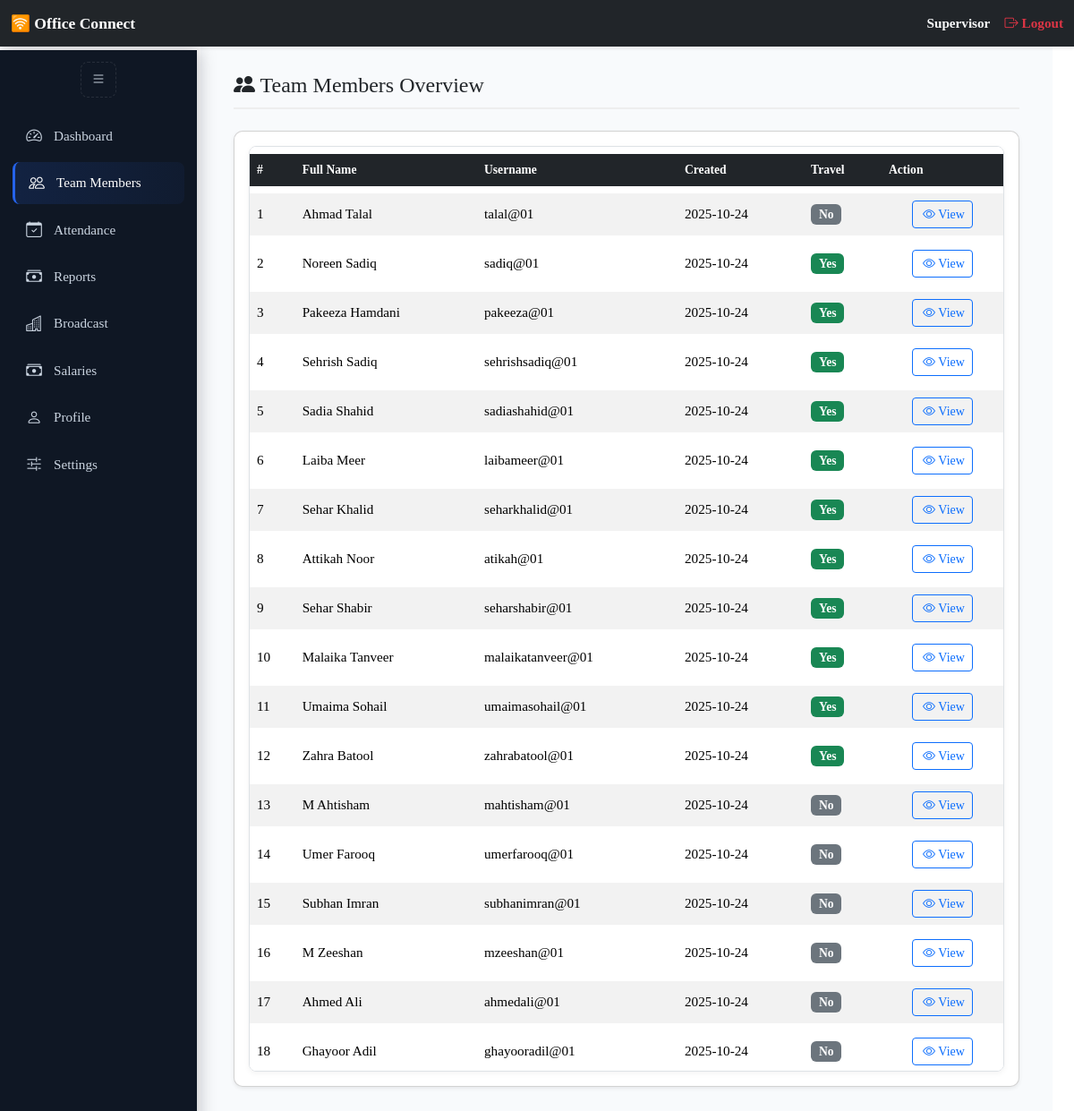
/supervisor/team-members (signed in), run on the app's committed database.
### app/models.py (models this page shows, shortened)
class User(db.Model, UserMixin):
    __tablename__ = 'users'
    id = db.Column(db.Integer, primary_key=True)
    first_name = db.Column(db.String(50), nullable=True)
    last_name = db.Column(db.String(50), nullable=True)
    username = db.Column(db.String(64), unique=True, nullable=False)
    email = db.Column(db.String(120), unique=True)
    password_hash = db.Column(db.String(128), nullable=False)
    shift = db.Column(db.String(20), nullable=True)
    role = db.Column(db.String(20), nullable=False, default='agent')
    cnic = db.Column(db.String(20), nullable=True)
    company_id = db.Column(db.Integer, db.ForeignKey('companies.id'))
    company = db.relationship('Company', back_populates='users')
    salary = db.Column(db.Float, nullable=True, default=0.0)
    is_active_db = db.Column(db.Boolean, default=True)
    created_at = db.Column(db.DateTime, default=datetime.utcnow)
    travel_allowance_eligible = db.Column(db.Boolean, default=False)
    travel_allowance_amount = db.Column(db.Integer, nullable=True)
    father_name = db.Column(db.String(100), nullable=True)
    current_address = db.Column(db.String(255), nullable=True)
    permanent_address = db.Column(db.String(255), nullable=True)
    contact_number = db.Column(db.String(20), nullable=True)
    emergency_contact = db.Column(db.String(20), nullable=True)
    whatsapp_number = db.Column(db.String(20), nullable=True)
    blood_group = db.Column(db.String(10), nullable=True)
    resume_path = db.Column(db.String(255), nullable=True)  # Path to uploaded CV
    profile_picture = db.Column(db.String(255), nullable=True)
    cnic_front = db.Column(db.String(255), nullable=True)
    cnic_back = db.Column(db.String(255), nullable=True)
    guardian_cnic_front = db.Column(db.String(255), nullable=True)
    guardian_cnic_back = db.Column(db.String(255), nullable=True)
    profile_locked = db.Column(db.Boolean, default=False)
    penalties = db.relationship('Penalty', backref='user', foreign_keys='Penalty.user_id', lazy=True)
    marked_penalties = db.relationship('Penalty', backref='marker', foreign_keys='Penalty.marked_by', lazy=True)
    clearances = db.relationship('Clearance', backref='user', foreign_keys='Clearance.user_id', lazy=True)
    marked_clearances = db.relationship('Clearance', backref='marker', foreign_keys='Clearance.marked_by', lazy=True)
    @property
    def is_active(self):
        if self.username.lower() == "admin":
            return True
        return self.is_active_db
    def user_full_name(self):
        return f"{self.first_name or ''} {self.last_name or ''}".strip()

### app/routes/supervisor_routes.py (the view)
@supervisor_bp.route('/team-members')
@login_required
def team_members():
    if current_user.role != 'supervisor':
        abort(403)
    users = User.query.filter_by(
        company_id=current_user.company_id,
        shift=current_user.shift
    ).all()
    attendance_summary = {}
    for user in users:
        records = Attendance.query.filter_by(user_id=user.id).all()
        presents = sum(1 for r in records if r.status == 'Present')
        lates = sum(1 for r in records if r.status == 'Late')
        offs = sum(1 for r in records if r.status == 'Off')
        absents = sum(1 for r in records if r.status == 'Absent')
        penalties = sum((r.penalty or 0) for r in records)
        bonuses = sum((r.bonus or 0) for r in records)
        per_day_salary = (user.salary or 0) / 30  # Assume 30 days in a month
        calculated_salary = (presents + offs) * per_day_salary + bonuses - penalties
        attendance_summary[user.id] = {
            'presents': presents,
            'lates': lates,
            'offs': offs,
            'absents': absents,
            'penalties': penalties,
            'bonuses': bonuses,
            'calculated_salary': calculated_salary
        }
    return render_template(
        'supervisor/team_members.html',
        users=users,
        attendance_summary=attendance_summary
    )

### app/routes/auth_routes.py (called while the page is built)
@login_manager.user_loader
def load_user(user_id):
    return User.query.get(int(user_id))

### app/templates/supervisor/team_members.html (shortened to what this page needs)
{% extends "dashboard_base.html" %}
{% block dashboard_content %}
<link href="https://cdn.jsdelivr.net/npm/bootstrap@5.3.3/dist/css/bootstrap.min.css" rel="stylesheet">
<div class="container-fluid py-4">
  <div class="d-flex flex-column flex-md-row justify-content-between align-items-md-center mb-4 page-header">
      <h4 class="mb-2 mb-md-0"><i class="bi bi-people-fill"></i> Team Members Overview</h4>
  </div>
  <div class="card shadow-sm">
      <div class="card-body p-3">
          <div class="table-responsive">
              <table class="table table-striped table-bordered align-middle text-nowrap mb-0">
                  <thead class="table-dark text-center">
                      <tr>
                          <th>#</th>
                          <th>Full Name</th>
                          <th>Username</th>
                          <th>Created</th>
                          <th>Travel </th>
                          <th>Action</th>
                      </tr>
                  </thead>
                  <tbody>
                      {% for user in users %}
                      {% set summary = attendance_summary.get(user.id, {}) %}
                      <tr>
                          <td data-label="#"> {{ loop.index }} </td>
                          <td data-label="Full Name">{{ user.user_full_name() }}</td>
                          <td data-label="Username">{{ user.username }}</td>
                          <td data-label="Created">{{ user.created_at.strftime('%Y-%m-%d') }}</td>
                          <td data-label="Travel Allowance">
                              {% if user.travel_allowance_eligible %}
                                  <span class="badge bg-success">Yes</span>
                              {% else %}
                                  <span class="badge bg-secondary">No</span>
                              {% endif %}
                          </td>
                          <td data-label="Action" class="text-center">
                              <a href="{{ url_for('supervisor.user_details', user_id=user.id) }}" class="btn btn-sm btn-outline-primary">
                                  <i class="bi bi-eye"></i> View
                              </a>
                          </td>
                      </tr>
                      {% else %}
                      <tr>
                          <td colspan="12" class="text-center text-muted py-3">No users found for this shift.</td>
                      </tr>
                      {% endfor %}
                  </tbody>
          </table>
          </div>
      </div>
  </div>
</div>
{% endblock %}

### app/templates/dashboard_base.html (shortened to what this page needs)
{% extends "base.html" %}
{% block content %}
<div class="dashboard-layout">
  <nav id="sharedSidebar" class="dashboard-sidebar">
    <div class="sidebar-toggle">
      <button id="sidebarToggle" title="Toggle sidebar"> <i class="bi bi-list"></i></button>
    </div>
    <ul class="sidebar-list">
      <li>
        <a href="{{ url_for(current_user.role + '.dashboard') }}"
           class="sidebar-item {% if request.endpoint == current_user.role + '.dashboard' %}active{% endif %}">
          <i class="bi bi-speedometer2"></i>
          <span class="label">Dashboard</span>
        </a>
      </li>
      {% if current_user.role == 'supervisor' %}
      <li><a href="{{ url_for('supervisor.team_members') }}" class="sidebar-item {% if request.endpoint == 'supervisor.team_members' %}active{% endif %}"><i class="bi bi-people"></i><span class="label">Team Members</span></a></li>
      <li><a href="{{ url_for('supervisor.attendance_dashboard') }}" class="sidebar-item "><i class="bi bi-calendar-check"></i><span class="label">Attendance</span></a></li>
      <li><a href="{{ url_for('supervisor.supervisor_reports') }}" class="sidebar-item "><i class="bi bi-cash-stack"></i><span class="label">Reports</span></a></li>
      <li><a href="{{ url_for('supervisor.broadcast') }}" class="sidebar-item {% if request.endpoint == 'supervisor.broadcast' %}active{% endif %}"><i class="bi bi-buildings"></i><span class="label">Broadcast</span></a></li>
      <li><a href="{{ url_for('supervisor.salaries') }}" class="sidebar-item {% if request.endpoint == 'supervisor.salaries' %}active{% endif %}"><i class="bi bi-cash-stack"></i><span class="label">Salaries</span></a></li>
      <li><a href="{{ url_for('supervisor.profile') }}" class="sidebar-item {% if request.endpoint == 'supervisor.profile' %}active{% endif %}"><i class="bi bi-person"></i><span class="label">Profile</span></a></li>
      <li><a href="{{ url_for('supervisor.profile_pass') }}" class="sidebar-item {% if request.endpoint == 'supervisor.profile_pass' %}active{% endif %}"><i class="bi bi-sliders2"></i><span class="label">Settings</span></a></li>
      {% endif %}
    </ul>
  </nav>
  <main class="dashboard-content" id="dashboardContent">
    {% block dashboard_content %}{% endblock %}
  </main>
</div>
{% endblock %}

### app/templates/base.html (shortened to what this page needs)
<!DOCTYPE html>
<html lang="en">
<head>
  <link href="https://cdn.jsdelivr.net/npm/bootstrap@5.3.3/dist/css/bootstrap.min.css" rel="stylesheet">
  <link href="https://cdn.jsdelivr.net/npm/bootstrap-icons@1.11.3/font/bootstrap-icons.css" rel="stylesheet">
  <link href="{{ url_for('static', filename='css/style.css') }}" rel="stylesheet">
</head>
<body>
  {% if current_user.is_authenticated %}
    {% include 'partials/navbar.html' %}
  {% endif %}
  <main class="container-fluid py-4">
    {% block content %}{% endblock %}
  </main>
</body>
</html>

### app/templates/partials/navbar.html (shortened to what this page needs)
<nav class="navbar navbar-dark bg-dark fixed-top shadow-sm py-2">
  <div class="container-fluid d-flex justify-content-between align-items-center">
    <div class="d-flex align-items-center">
      <a class="navbar-brand fw-semibold" href="/">🛜 Office Connect</a>
    </div>
    <div class="d-flex align-items-center flex-wrap text-end">
      <span class="text-light me-3 fw-semibold">{{ current_user.role|capitalize }}</span>
      <a class="nav-link text-danger fw-semibold d-flex align-items-center" href="{{ url_for('auth.logout') }}">
        <i class="bi bi-box-arrow-right"></i> Logout
      </a>
    </div>
  </div>
</nav>

### app/templates/base.html (style rules this page uses)
html, body { width: 100%; height: 100%; margin: 0; padding: 0; overflow-x: hidden; background-color: #f5f7fb; font-family: 'Times New Roman', Times, serif !important; color: #1f2937; line-height: 1.6; scroll-behavior: smooth; }
main.container-fluid { min-height: calc(100vh - 80px); padding: 1.5rem; box-sizing: border-box; }
:root { --primary: #2563eb; --primary-dark: #1e3a8a; --accent: #16a34a; --card-bg: #ffffff; --muted: #64748b; --shadow-sm: 0 4px 10px rgba(0, 0, 0, 0.05); --shadow-md: 0 8px 20px rgba(0, 0, 0, 0.1); --bubble-hover: 0 8px 20px rgba(37, 99, 235, 0.12); }
.card { border: none; border-radius: 16px; background: var(--card-bg); box-shadow: var(--shadow-sm); transition: transform 0.3s ease, box-shadow 0.3s ease; overflow: hidden; max-width: 100%; }
.table { border-collapse: separate; border-spacing: 0 8px; width: 100%; table-layout: auto; }
.table thead { background: #f1f5f9; color: var(--primary-dark); text-transform: uppercase; font-size: 0.85rem; }
.table tbody tr { background: #fff; border-radius: 10px; transition: transform 0.25s ease, box-shadow 0.25s ease; }
.table th, .table td { vertical-align: middle; padding: 14px 12px; border: none; text-align: center; word-break: break-word; }
.btn { border-radius: 10px; font-family: 'Times New Roman', Times, serif; transition: all 0.25s ease; white-space: nowrap; }
.table-responsive { overflow-x: auto; }
.table td, .table th { white-space: nowrap; vertical-align: middle; }
body { padding-top: 56px; }

### app/templates/partials/navbar.html (style rules this page uses)
.navbar { font-family: 'Times New Roman', Times, serif; transition: all 0.3s ease; z-index: 1050; }
.navbar .navbar-brand { font-size: 1.1rem; white-space: nowrap; }
.navbar .text-light, .navbar .nav-link { font-size: 0.95rem; white-space: nowrap; }
.navbar .nav-link i { margin-right: 4px; }
body { padding-top: 8px; }
.navbar { z-index: 3000 !important; }

### app/templates/dashboard_base.html (style rules this page uses)
:root { --sidebar-bg: #0f1724; --sidebar-hover: #14243a; --accent: #2563eb; --muted: #cbd5e1; --header-h: 56px; --content-bg: #f8fafc; }
body { font-family: 'Times New Roman', Times, serif !important; margin: 0; overflow-x: hidden; }
.dashboard-sidebar { position: fixed; top: var(--header-h); left: 0; bottom: 0; width: 220px; background: var(--sidebar-bg); color: var(--muted); padding-top: 5px; transition: width 240ms ease, transform 240ms ease; box-shadow: 2px 0 18px rgba(2,6,23,0.25); overflow-y: auto; z-index: 1050; }
.sidebar-list { list-style: none; margin: 0; padding: 6px; }
.sidebar-item { display: flex; align-items: center; gap: 12px; padding: 10px 14px; color: var(--muted); text-decoration: none; border-radius: 8px; margin: 6px 8px; transition: background 160ms, color 160ms; font-size: 0.95rem; }
.sidebar-item i { font-size: 1.1rem; width: 20px; text-align: center; }
.sidebar-item.active { background: linear-gradient(90deg, rgba(37,99,235,0.15), rgba(37,99,235,0.06)); border-left: 3px solid var(--accent); color: #fff; }
.sidebar-toggle { display: flex; justify-content: center; padding: 8px 0; }
.sidebar-toggle button { background: transparent; border: 1px dashed rgba(255,255,255,0.1); color: var(--muted); width: 40px; height: 40px; border-radius: 8px; }
.dashboard-content { margin-left: 200px; flex: 1; padding: 25px; background: var(--content-bg); height: calc(100vh - var(--header-h)); overflow-y: auto; transition: margin-left 240ms ease; }
.table th, .table td { text-align: left; vertical-align: middle; }
.table th { white-space: nowrap; }
.btn-sm i { margin-left: 3px; }
.table-responsive { max-height: 72vh; overflow-y: auto; overflow-x: auto; border-radius: 8px; border: 1px solid #dee2e6; box-shadow: 0 2px 6px rgba(0,0,0,0.05); }
table { width: 100%; border-collapse: collapse; font-size: 0.95rem; text-align: left; background-color: #fff; }
thead th { position: sticky; top: 0; background-color: #212529; color: white; z-index: 10; font-weight: 600; text-transform: capitalize; white-space: nowrap; padding: 10px 12px; }
tbody td { padding: 80px 12px; border-bottom: 1px solid #dee2e6; vertical-align: middle; color: #333; }

### app/templates/supervisor/team_members.html (style rules this page uses)
.table th, .table td { vertical-align: middle !important; }
.card { border-radius: 10px; }
.page-header { border-bottom: 2px solid #eee; padding-bottom: 10px; }
.badge { font-size: 0.85rem; }

### data on the page
User: role "Supervisor", user_full_name "Ahmad Talal", username "talal@01", created_at "2025-10-24", travel_allowance_eligible "No"
User: user_full_name "Noreen Sadiq", username "sadiq@01", created_at "2025-10-24", travel_allowance_eligible "Yes"
User: user_full_name "Pakeeza Hamdani", username "pakeeza@01", created_at "2025-10-24", travel_allowance_eligible "Yes"
User: user_full_name "Sehrish Sadiq", username "sehrishsadiq@01", created_at "2025-10-24", travel_allowance_eligible "Yes"
User: user_full_name "Sadia Shahid", username "sadiashahid@01", created_at "2025-10-24", travel_allowance_eligible "Yes"
User: user_full_name "Laiba Meer", username "laibameer@01", created_at "2025-10-24", travel_allowance_eligible "Yes"
User: user_full_name "Sehar Khalid", username "seharkhalid@01", created_at "2025-10-24", travel_allowance_eligible "Yes"
User: user_full_name "Attikah Noor", username "atikah@01", created_at "2025-10-24", travel_allowance_eligible "Yes"
User: user_full_name "Sehar Shabir", username "seharshabir@01", created_at "2025-10-24", travel_allowance_eligible "Yes"
User: user_full_name "Malaika Tanveer", username "malaikatanveer@01", created_at "2025-10-24", travel_allowance_eligible "Yes"
User: user_full_name "Umaima Sohail", username "umaimasohail@01", created_at "2025-10-24", travel_allowance_eligible "Yes"
User: user_full_name "Zahra Batool", username "zahrabatool@01", created_at "2025-10-24", travel_allowance_eligible "Yes"
User: user_full_name "M Ahtisham", username "mahtisham@01", created_at "2025-10-24", travel_allowance_eligible "No"
User: user_full_name "Umer Farooq", username "umerfarooq@01", created_at "2025-10-24", travel_allowance_eligible "No"
User: user_full_name "Subhan Imran", username "subhanimran@01", created_at "2025-10-24", travel_allowance_eligible "No"
User: user_full_name "M Zeeshan", username "mzeeshan@01", created_at "2025-10-24", travel_allowance_eligible "No"
User: user_full_name "Ahmed Ali", username "ahmedali@01", created_at "2025-10-24", travel_allowance_eligible "No"
User: user_full_name "Ghayoor Adil", username "ghayooradil@01", created_at "2025-10-24", travel_allowance_eligible "No"
